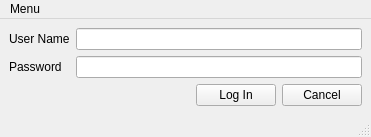
<?xml version="1.0" encoding="UTF-8"?>
<ui version="4.0">
 <class>MainWindow</class>
 <widget class="QMainWindow" name="MainWindow">
  <property name="geometry">
   <rect>
    <x>0</x>
    <y>0</y>
    <width>371</width>
    <height>135</height>
   </rect>
  </property>
  <property name="windowTitle">
   <string>MainWindow</string>
  </property>
  <widget class="QWidget" name="centralwidget">
   <layout class="QVBoxLayout" name="verticalLayout_3">
    <item>
     <layout class="QHBoxLayout" name="horizontalLayout">
      <item>
       <layout class="QVBoxLayout" name="verticalLayout">
        <item>
         <widget class="QLabel" name="label">
          <property name="text">
           <string>User Name</string>
          </property>
         </widget>
        </item>
        <item>
         <widget class="QLabel" name="label_2">
          <property name="text">
           <string>Password</string>
          </property>
         </widget>
        </item>
       </layout>
      </item>
      <item>
       <layout class="QVBoxLayout" name="verticalLayout_2">
        <item>
         <widget class="QLineEdit" name="input_username"/>
        </item>
        <item>
         <widget class="QLineEdit" name="input_password"/>
        </item>
       </layout>
      </item>
     </layout>
    </item>
    <item>
     <layout class="QHBoxLayout" name="horizontalLayout_2">
      <item>
       <spacer name="horizontalSpacer">
        <property name="orientation">
         <enum>Qt::Horizontal</enum>
        </property>
        <property name="sizeHint" stdset="0">
         <size>
          <width>40</width>
          <height>20</height>
         </size>
        </property>
       </spacer>
      </item>
      <item>
       <widget class="QPushButton" name="btn_login">
        <property name="text">
         <string>Log In</string>
        </property>
       </widget>
      </item>
      <item>
       <widget class="QPushButton" name="btn_cancel">
        <property name="text">
         <string>Cancel</string>
        </property>
       </widget>
      </item>
     </layout>
    </item>
   </layout>
  </widget>
  <widget class="QMenuBar" name="menubar">
   <property name="geometry">
    <rect>
     <x>0</x>
     <y>0</y>
     <width>371</width>
     <height>21</height>
    </rect>
   </property>
   <widget class="QMenu" name="menuMenu">
    <property name="title">
     <string>Menu</string>
    </property>
    <addaction name="actionSign_In"/>
   </widget>
   <addaction name="menuMenu"/>
  </widget>
  <widget class="QStatusBar" name="statusbar"/>
  <action name="actionSign_In">
   <property name="text">
    <string>Sign In</string>
   </property>
  </action>
 </widget>
 <resources/>
 <connections/>
</ui>
